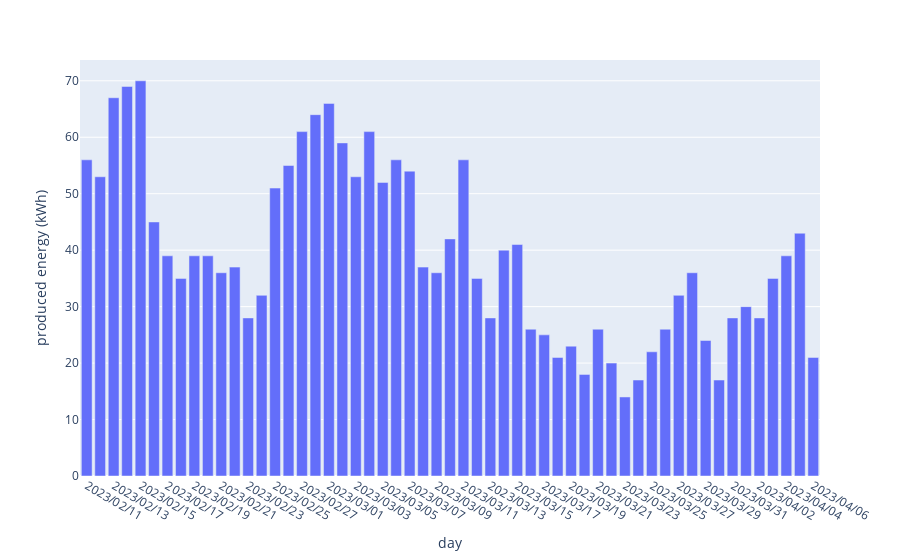

Notebook code for this chart:
### Markdown cell above
## 4. Data analytics
Now we want to create some basic analyses for this data.
### 4.1 Heat pump efficency
Let's find out the efficency of the heat pump. We can start by calculating the total produced energy (in form of heat) per day.

### Code cell
df["day"] = [x.strftime("%Y/%m/%d") for x in df.index]
gb = df.groupby("day")
heat_per_day = gb["heating_energy_per_day"].max() + gb["hot_water_energy_per_day"].max()
px.bar(heat_per_day).update_layout(showlegend=False, yaxis_title="produced energy (kWh)")

### Figure 1 — Plotly figure (JSON) as saved in the notebook; plotly's stock layout.template omitted (floating-point values rounded to 4 significant figures)
{"data": [{"alignmentgroup": "True", "hovertemplate": "variable=0<br>day=%{x}<br>value=%{y}<extra></extra>", "legendgroup": "0", "marker": {"color": "#636efa", "pattern": {"shape": ""}}, "name": "0", "offsetgroup": "0", "orientation": "v", "showlegend": true, "textposition": "auto", "type": "bar", "x": ["2023/02/11", "2023/02/12", "2023/02/13", "2023/02/14", "2023/02/15", "2023/02/16", "2023/02/17", "2023/02/18", "2023/02/19", "2023/02/20", "2023/02/21", "2023/02/22", "2023/02/23", "2023/02/24", "2023/02/25", "2023/02/26", "2023/02/27", "2023/02/28", "2023/03/01", "2023/03/02", "2023/03/03", "2023/03/04", "2023/03/05", "2023/03/06", "2023/03/07", "2023/03/08", "2023/03/09", "2023/03/10", "2023/03/11", "2023/03/12", "2023/03/13", "2023/03/14", "2023/03/15", "2023/03/16", "2023/03/17", "2023/03/18", "2023/03/19", "2023/03/20", "2023/03/21", "2023/03/22", "2023/03/23", "2023/03/24", "2023/03/25", "2023/03/26", "2023/03/27", "2023/03/28", "2023/03/29", "2023/03/30", "2023/03/31", "2023/04/01", "2023/04/02", "2023/04/03", "2023/04/04", "2023/04/05", "2023/04/06"], "xaxis": "x", "y": [56, 53, 67, 69, 70, 45, 39, 35, 39, 39, 36, 37, 28, 32, 51, 55, 61, 64, 66, 59, 53, 61, 52, 56, 54, 37, 36, 42, 56, 35, 28, 40, 41, 26, 25, 21, 23, 18, 26, 20, 14, 17, 22, 26, 32, 36, 24, 17, 28, 30, 28, 35, 39, 43, 21], "yaxis": "y"}], "layout": {"barmode": "relative", "legend": {"title": {"text": "variable"}, "tracegroupgap": 0}, "margin": {"t": 60}, "showlegend": false, "xaxis": {"anchor": "y", "domain": [0, 1], "title": {"text": "day"}}, "yaxis": {"anchor": "x", "domain": [0, 1], "title": {"text": "produced energy (kWh)"}}}}
